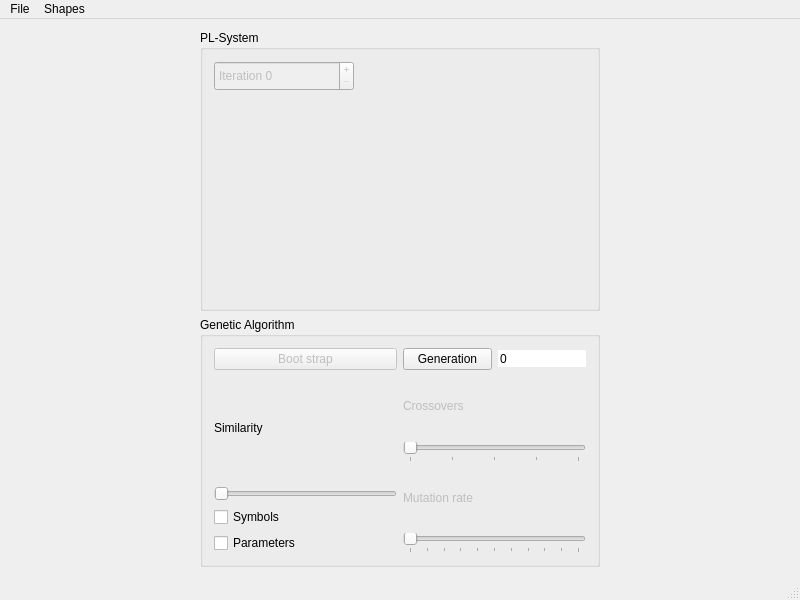
<?xml version="1.0" encoding="UTF-8"?>
<ui version="4.0">
 <class>MainWindow</class>
 <widget class="QMainWindow" name="MainWindow">
  <property name="windowModality">
   <enum>Qt::ApplicationModal</enum>
  </property>
  <property name="geometry">
   <rect>
    <x>0</x>
    <y>0</y>
    <width>800</width>
    <height>600</height>
   </rect>
  </property>
  <property name="sizePolicy">
   <sizepolicy hsizetype="Maximum" vsizetype="MinimumExpanding">
    <horstretch>0</horstretch>
    <verstretch>0</verstretch>
   </sizepolicy>
  </property>
  <property name="minimumSize">
   <size>
    <width>800</width>
    <height>600</height>
   </size>
  </property>
  <property name="maximumSize">
   <size>
    <width>3000</width>
    <height>3000</height>
   </size>
  </property>
  <property name="windowTitle">
   <string>BIG3DPO</string>
  </property>
  <property name="toolButtonStyle">
   <enum>Qt::ToolButtonIconOnly</enum>
  </property>
  <widget class="QWidget" name="centralWidget">
   <layout class="QHBoxLayout" name="horizontalLayout_3">
    <item>
     <layout class="QVBoxLayout" name="verticalLayout_11">
      <item>
       <widget class="QGroupBox" name="groupBoxPLSys">
        <property name="sizePolicy">
         <sizepolicy hsizetype="Fixed" vsizetype="Expanding">
          <horstretch>0</horstretch>
          <verstretch>0</verstretch>
         </sizepolicy>
        </property>
        <property name="minimumSize">
         <size>
          <width>300</width>
          <height>100</height>
         </size>
        </property>
        <property name="maximumSize">
         <size>
          <width>400</width>
          <height>10000</height>
         </size>
        </property>
        <property name="title">
         <string>PL-System</string>
        </property>
        <layout class="QVBoxLayout" name="verticalLayout_3">
         <item>
          <widget class="QSpinBox" name="spinBoxIteration">
           <property name="enabled">
            <bool>false</bool>
           </property>
           <property name="sizePolicy">
            <sizepolicy hsizetype="Minimum" vsizetype="Minimum">
             <horstretch>0</horstretch>
             <verstretch>0</verstretch>
            </sizepolicy>
           </property>
           <property name="minimumSize">
            <size>
             <width>140</width>
             <height>30</height>
            </size>
           </property>
           <property name="maximumSize">
            <size>
             <width>140</width>
             <height>30</height>
            </size>
           </property>
           <property name="frame">
            <bool>true</bool>
           </property>
           <property name="buttonSymbols">
            <enum>QAbstractSpinBox::PlusMinus</enum>
           </property>
           <property name="prefix">
            <string>Iteration </string>
           </property>
           <property name="maximum">
            <number>200</number>
           </property>
          </widget>
         </item>
         <item>
          <layout class="QVBoxLayout" name="verticalLayout_2">
           <item>
            <widget class="GLWidget" name="widgetPLSys" native="true">
             <property name="sizePolicy">
              <sizepolicy hsizetype="Expanding" vsizetype="Expanding">
               <horstretch>0</horstretch>
               <verstretch>0</verstretch>
              </sizepolicy>
             </property>
             <property name="minimumSize">
              <size>
               <width>200</width>
               <height>200</height>
              </size>
             </property>
             <property name="maximumSize">
              <size>
               <width>300</width>
               <height>300</height>
              </size>
             </property>
            </widget>
           </item>
          </layout>
         </item>
        </layout>
       </widget>
      </item>
      <item>
       <widget class="QGroupBox" name="groupBoxAG">
        <property name="enabled">
         <bool>true</bool>
        </property>
        <property name="sizePolicy">
         <sizepolicy hsizetype="Fixed" vsizetype="MinimumExpanding">
          <horstretch>0</horstretch>
          <verstretch>0</verstretch>
         </sizepolicy>
        </property>
        <property name="minimumSize">
         <size>
          <width>400</width>
          <height>0</height>
         </size>
        </property>
        <property name="maximumSize">
         <size>
          <width>400</width>
          <height>16777215</height>
         </size>
        </property>
        <property name="title">
         <string>Genetic Algorithm</string>
        </property>
        <layout class="QHBoxLayout" name="horizontalLayout_2">
         <item>
          <layout class="QVBoxLayout" name="verticalLayout_10">
           <item>
            <widget class="QPushButton" name="pushButtonSeedAG">
             <property name="enabled">
              <bool>false</bool>
             </property>
             <property name="text">
              <string>Boot strap</string>
             </property>
            </widget>
           </item>
           <item>
            <layout class="QVBoxLayout" name="verticalLayout_7">
             <item>
              <widget class="QLabel" name="label">
               <property name="text">
                <string>Similarity</string>
               </property>
              </widget>
             </item>
             <item>
              <widget class="QSlider" name="horizontalSlider">
               <property name="orientation">
                <enum>Qt::Horizontal</enum>
               </property>
              </widget>
             </item>
            </layout>
           </item>
           <item>
            <layout class="QVBoxLayout" name="verticalLayout_9">
             <item>
              <widget class="QCheckBox" name="checkBox">
               <property name="text">
                <string>Symbols</string>
               </property>
              </widget>
             </item>
             <item>
              <widget class="QCheckBox" name="checkBox_2">
               <property name="text">
                <string>Parameters</string>
               </property>
              </widget>
             </item>
            </layout>
           </item>
          </layout>
         </item>
         <item>
          <layout class="QVBoxLayout" name="verticalLayout_6">
           <item>
            <layout class="QHBoxLayout" name="horizontalLayout">
             <item>
              <widget class="QPushButton" name="pushButtonEvolveAG">
               <property name="text">
                <string>Generation</string>
               </property>
              </widget>
             </item>
             <item>
              <widget class="QSpinBox" name="spinBoxGeneration">
               <property name="frame">
                <bool>false</bool>
               </property>
               <property name="readOnly">
                <bool>true</bool>
               </property>
               <property name="buttonSymbols">
                <enum>QAbstractSpinBox::NoButtons</enum>
               </property>
              </widget>
             </item>
            </layout>
           </item>
           <item>
            <layout class="QVBoxLayout" name="verticalLayout_4">
             <item>
              <widget class="QLabel" name="labelCrossRate">
               <property name="enabled">
                <bool>false</bool>
               </property>
               <property name="text">
                <string>Crossovers</string>
               </property>
              </widget>
             </item>
             <item>
              <widget class="QSlider" name="horizontalSliderCrossover">
               <property name="enabled">
                <bool>false</bool>
               </property>
               <property name="maximum">
                <number>4</number>
               </property>
               <property name="pageStep">
                <number>1</number>
               </property>
               <property name="orientation">
                <enum>Qt::Horizontal</enum>
               </property>
               <property name="tickPosition">
                <enum>QSlider::TicksBelow</enum>
               </property>
               <property name="tickInterval">
                <number>1</number>
               </property>
              </widget>
             </item>
            </layout>
           </item>
           <item>
            <layout class="QVBoxLayout" name="verticalLayout_5">
             <item>
              <widget class="QLabel" name="labelMutRate">
               <property name="enabled">
                <bool>false</bool>
               </property>
               <property name="text">
                <string>Mutation rate</string>
               </property>
              </widget>
             </item>
             <item>
              <widget class="QSlider" name="horizontalSliderMutation">
               <property name="enabled">
                <bool>false</bool>
               </property>
               <property name="maximum">
                <number>100</number>
               </property>
               <property name="orientation">
                <enum>Qt::Horizontal</enum>
               </property>
               <property name="tickPosition">
                <enum>QSlider::TicksBelow</enum>
               </property>
               <property name="tickInterval">
                <number>10</number>
               </property>
              </widget>
             </item>
            </layout>
           </item>
          </layout>
         </item>
        </layout>
        <zorder></zorder>
       </widget>
      </item>
     </layout>
    </item>
    <item>
     <layout class="QGridLayout" name="gridLayoutCells">
      <property name="sizeConstraint">
       <enum>QLayout::SetDefaultConstraint</enum>
      </property>
     </layout>
    </item>
   </layout>
  </widget>
  <widget class="QMenuBar" name="menuBar">
   <property name="geometry">
    <rect>
     <x>0</x>
     <y>0</y>
     <width>800</width>
     <height>25</height>
    </rect>
   </property>
   <widget class="QMenu" name="menuFile">
    <property name="title">
     <string>File</string>
    </property>
    <addaction name="separator"/>
    <addaction name="actionOpen"/>
    <addaction name="actionQuit"/>
   </widget>
   <widget class="QMenu" name="menuShapes">
    <property name="title">
     <string>Shapes</string>
    </property>
    <addaction name="action4"/>
    <addaction name="action9"/>
    <addaction name="action16"/>
   </widget>
   <addaction name="menuFile"/>
   <addaction name="menuShapes"/>
  </widget>
  <widget class="QStatusBar" name="statusBar">
   <property name="autoFillBackground">
    <bool>false</bool>
   </property>
  </widget>
  <action name="actionOpen">
   <property name="text">
    <string>Open...</string>
   </property>
  </action>
  <action name="actionSave">
   <property name="text">
    <string>Save...</string>
   </property>
  </action>
  <action name="actionQuit">
   <property name="text">
    <string>Quit</string>
   </property>
   <property name="shortcut">
    <string>Esc</string>
   </property>
  </action>
  <action name="action4">
   <property name="checkable">
    <bool>true</bool>
   </property>
   <property name="text">
    <string>4 shapes</string>
   </property>
   <property name="toolTip">
    <string>4 shapes</string>
   </property>
   <property name="shortcut">
    <string>Ctrl+1</string>
   </property>
  </action>
  <action name="action9">
   <property name="checkable">
    <bool>true</bool>
   </property>
   <property name="text">
    <string>9 shapes</string>
   </property>
   <property name="toolTip">
    <string>9 shapes</string>
   </property>
   <property name="shortcut">
    <string>Ctrl+2</string>
   </property>
  </action>
  <action name="action16">
   <property name="checkable">
    <bool>true</bool>
   </property>
   <property name="text">
    <string>16 shapes</string>
   </property>
   <property name="toolTip">
    <string>16 shapes</string>
   </property>
   <property name="shortcut">
    <string>Ctrl+3</string>
   </property>
  </action>
 </widget>
 <layoutdefault spacing="6" margin="11"/>
 <customwidgets>
  <customwidget>
   <class>GLWidget</class>
   <extends>QWidget</extends>
   <header>glwidget.h</header>
   <container>1</container>
   <slots>
    <slot>initPLSys()</slot>
   </slots>
  </customwidget>
 </customwidgets>
 <tabstops>
  <tabstop>spinBoxIteration</tabstop>
  <tabstop>horizontalSliderMutation</tabstop>
  <tabstop>horizontalSliderCrossover</tabstop>
 </tabstops>
 <resources/>
 <connections/>
</ui>
